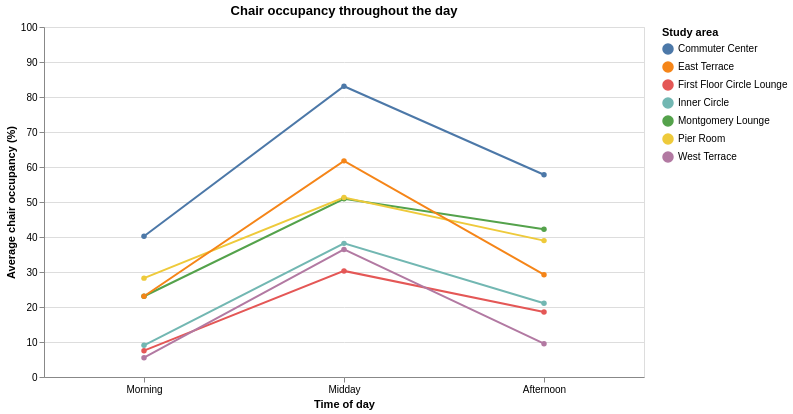

This figure's notebook cell:
### Code cell
alt.Chart(data).mark_line(point=True).encode(
    x=alt.X(
        "time_of_day:O",
        title="Time of day",
        sort=periods,
        axis=alt.Axis(labelAngle=0)
    ),
    y=alt.Y(
        "mean(chair_occupancy_pct):Q",
        title="Average chair occupancy (%)",
        scale=alt.Scale(domain=[0, 100])
    ),
    color=alt.Color("location_label:N", title="Study area")
).properties(
    width=600,
    height=350,
    title="Chair occupancy throughout the day"
)

### Figure 1 — Vega-Lite specification as saved in the notebook (floating-point values rounded to 4 significant figures; data arrays with more than 128 entries replaced by an {"elided": "..."} marker saying what was removed)
{"config": {"view": {"continuousWidth": 300, "continuousHeight": 300}}, "data": {"name": "data-73b8ac57947d083e3455fe0158ea3ac6"}, "mark": {"type": "line", "point": true}, "encoding": {"color": {"field": "location_label", "title": "Study area", "type": "nominal"}, "x": {"axis": {"labelAngle": 0}, "field": "time_of_day", "sort": ["Morning", "Midday", "Afternoon"], "title": "Time of day", "type": "ordinal"}, "y": {"aggregate": "mean", "field": "chair_occupancy_pct", "scale": {"domain": [0, 100]}, "title": "Average chair occupancy (%)", "type": "quantitative"}}, "height": 350, "title": "Chair occupancy throughout the day", "width": 600, "$schema": "https://vega.github.io/schema/vega-lite/v6.4.1.json", "datasets": {"data-73b8ac57947d083e3455fe0158ea3ac6": {"elided": "170 records"}}}
